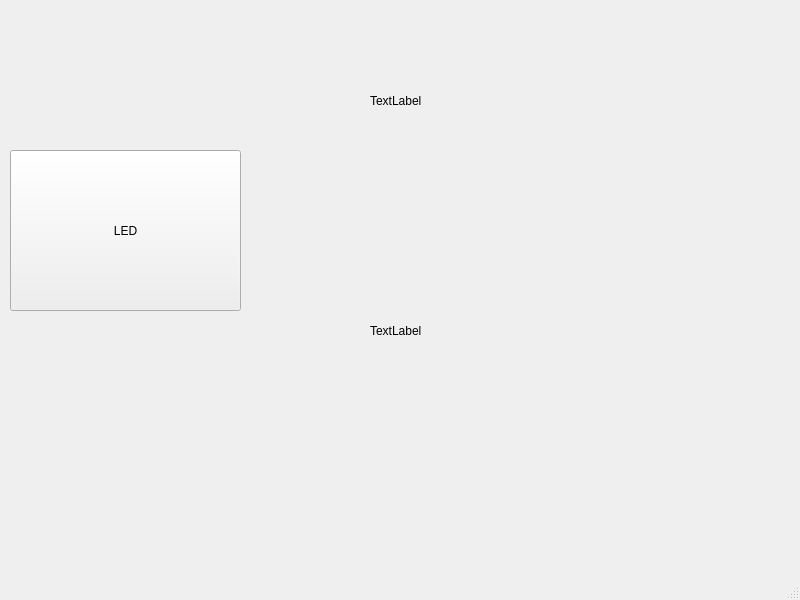
<?xml version="1.0" encoding="UTF-8"?>
<ui version="4.0">
 <class>MainWindow</class>
 <widget class="QMainWindow" name="MainWindow">
  <property name="geometry">
   <rect>
    <x>0</x>
    <y>0</y>
    <width>800</width>
    <height>600</height>
   </rect>
  </property>
  <property name="windowTitle">
   <string>MainWindow</string>
  </property>
  <widget class="QWidget" name="centralwidget">
   <widget class="QPushButton" name="pushButton">
    <property name="geometry">
     <rect>
      <x>10</x>
      <y>150</y>
      <width>231</width>
      <height>161</height>
     </rect>
    </property>
    <property name="text">
     <string>LED</string>
    </property>
   </widget>
   <widget class="QLabel" name="label">
    <property name="geometry">
     <rect>
      <x>370</x>
      <y>30</y>
      <width>241</width>
      <height>141</height>
     </rect>
    </property>
    <property name="text">
     <string>TextLabel</string>
    </property>
   </widget>
   <widget class="QLabel" name="label_2">
    <property name="geometry">
     <rect>
      <x>370</x>
      <y>260</y>
      <width>221</width>
      <height>141</height>
     </rect>
    </property>
    <property name="text">
     <string>TextLabel</string>
    </property>
   </widget>
  </widget>
  <widget class="QMenuBar" name="menubar">
   <property name="geometry">
    <rect>
     <x>0</x>
     <y>0</y>
     <width>800</width>
     <height>22</height>
    </rect>
   </property>
  </widget>
  <widget class="QStatusBar" name="statusbar"/>
 </widget>
 <resources/>
 <connections/>
</ui>
